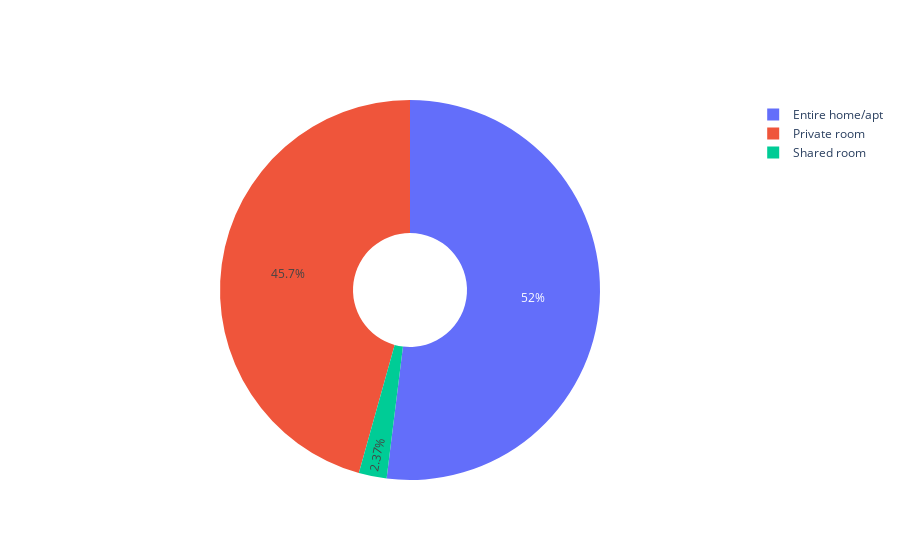

The code cell stored with this chart in its notebook:
### Markdown cell above
**Getting the room details **

### Code cell
import plotly.offline as pyo
import plotly.graph_objs as go
roomdf = data.groupby('room_type').size()/data['room_type'].count()*100
labels = roomdf.index
values = roomdf.values

# Use `hole` to create a donut-like pie chart
fig = go.Figure(data=[go.Pie(labels=labels, values=values, hole=.3)])
fig.show()

### Figure 1 — Plotly figure (JSON) as saved in the notebook; plotly's stock layout.template omitted (floating-point values rounded to 4 significant figures)
{"data": [{"hole": 0.3, "labels": ["Entire home/apt", "Private room", "Shared room"], "type": "pie", "values": [51.97, 45.66, 2.372]}], "layout": {}}
